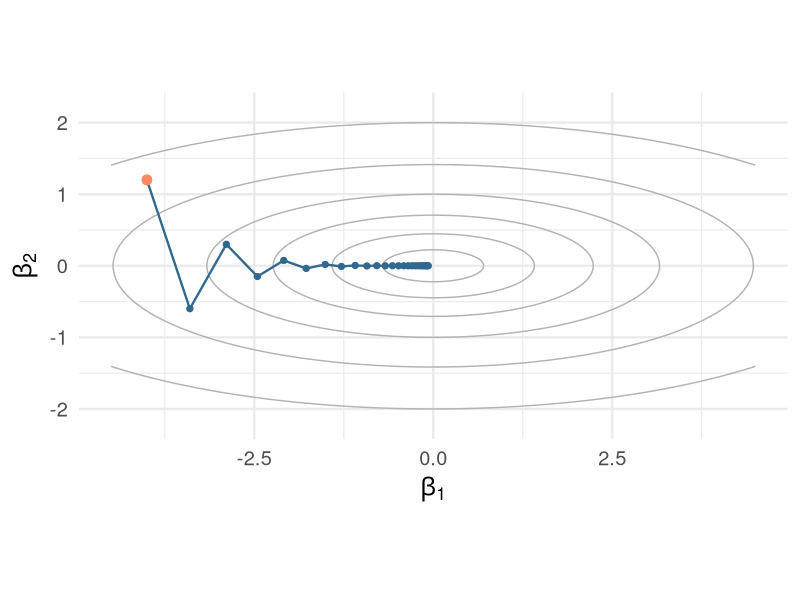
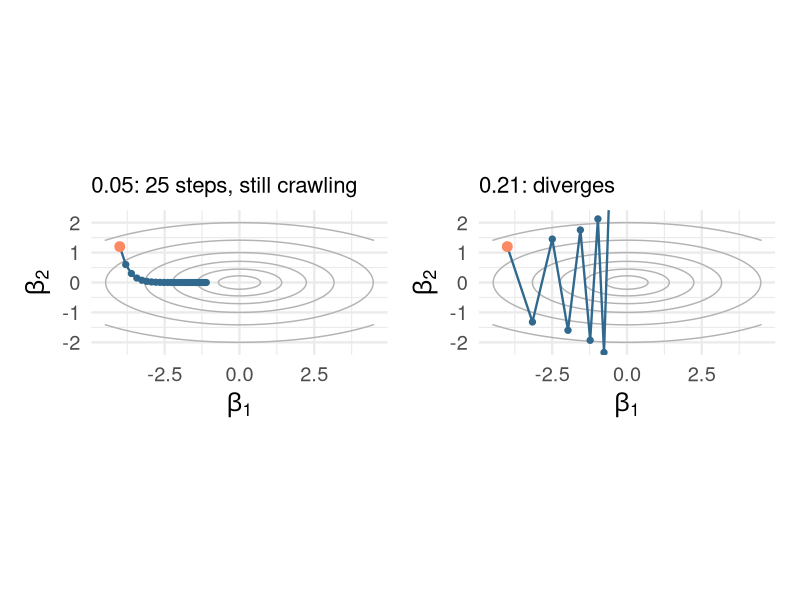
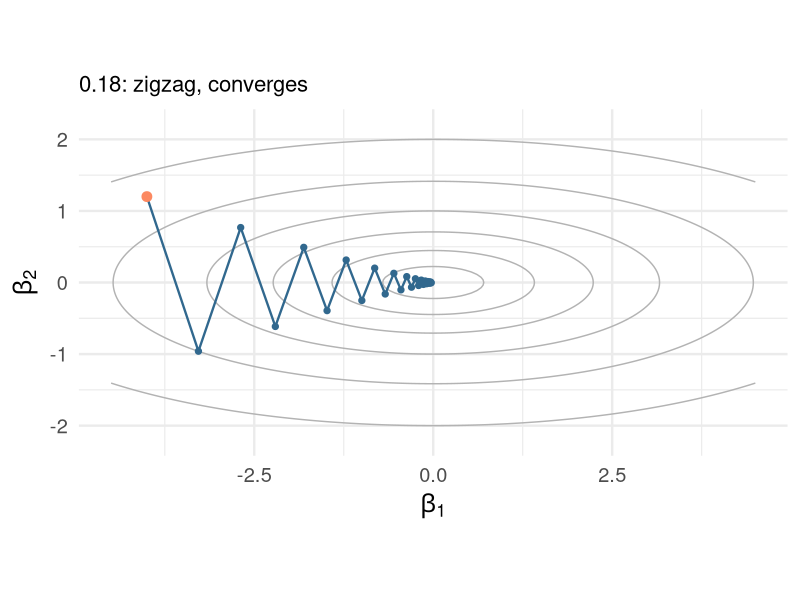
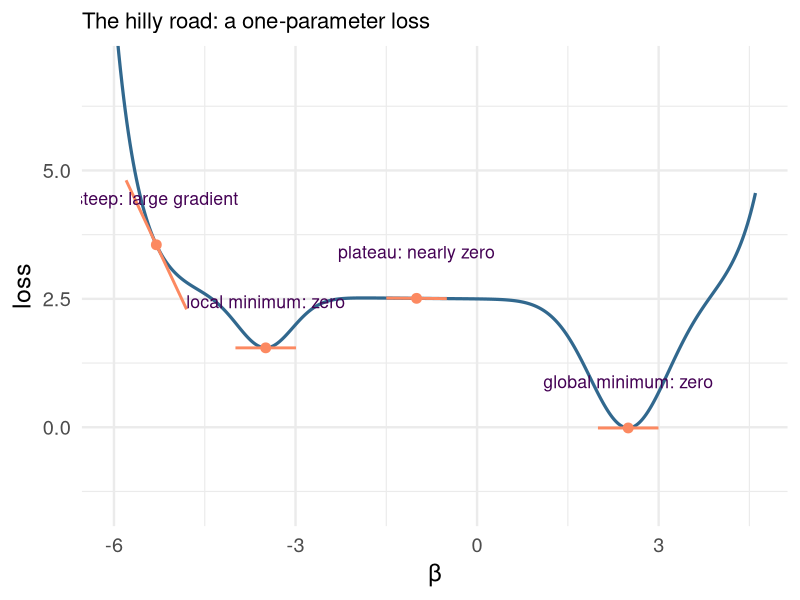
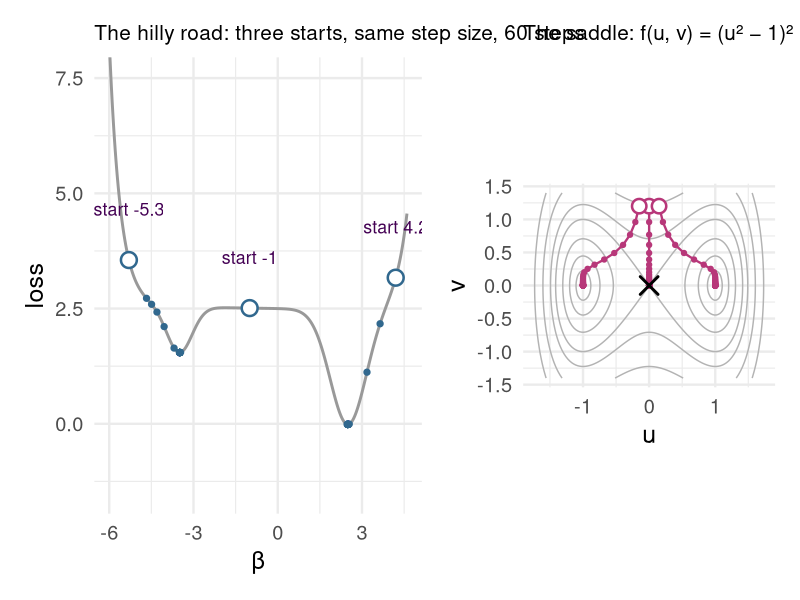
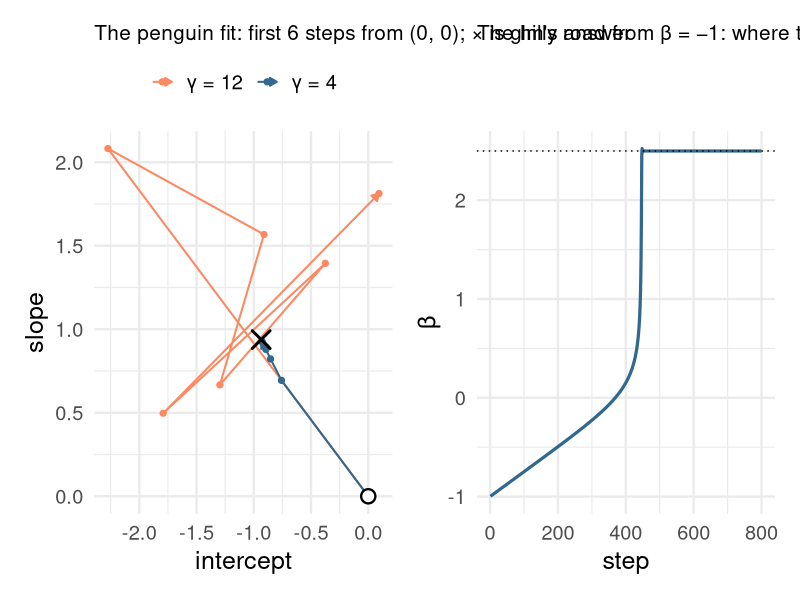
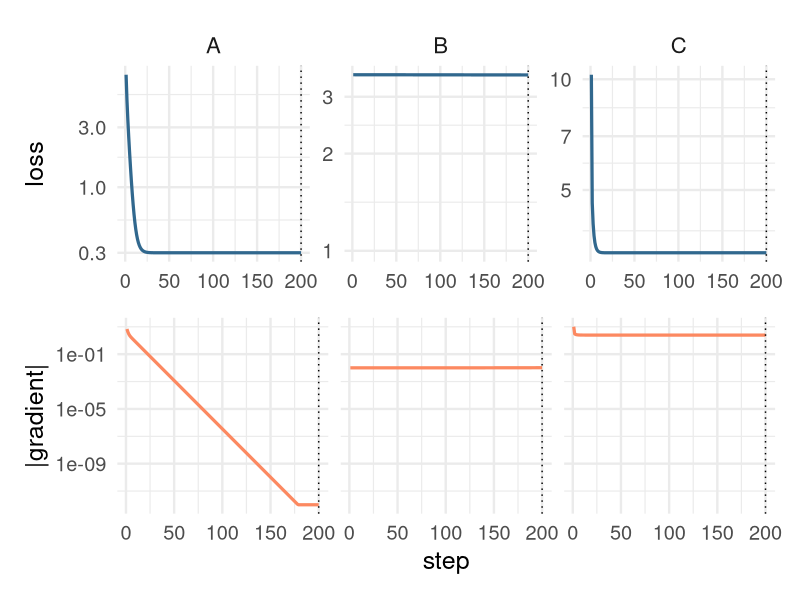
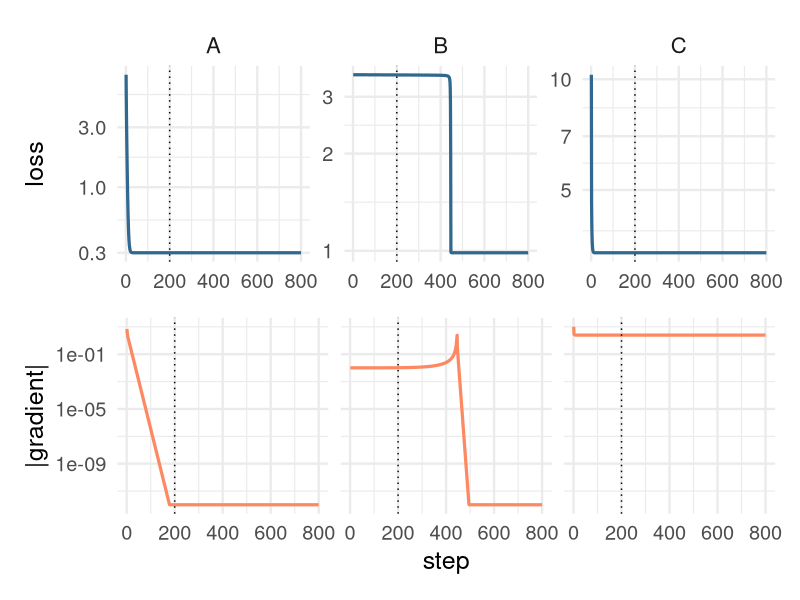

Generate these figures, in order, with R:
## ---- chunk 1
#| label: setup
#| include: false
library(tidyverse)
library(knitr)
library(patchwork)
library(palmerpenguins)
theme_set(theme_minimal(base_size = 18))
options(knitr.table.format = "html")
options(digits = 3)
set.seed(4)
# Palette: viridis for the primary scale, magma for the second one.
v_dark <- "#440154"; v_blue <- "#31688e"; v_teal <- "#21918c"; v_green <- "#5ec962"
m_pink <- "#b73779"; m_purple <- "#8c2981"; m_orange <- "#fc8961"
# A two-parameter quadratic valley, curvature 1 along beta_1 and 10 along beta_2,
# for the step-size pictures. Gradient descent on it is the exact recurrence
# beta_{t+1} = (1 - gamma a) beta_t in each coordinate.
fq <- function(b1, b2) 0.5 * (b1^2 + 10 * b2^2)
gd_path <- function(start, gamma, steps, a = c(1, 10)) {
  b <- start
  out <- matrix(NA, steps + 1, 2); out[1, ] <- b
  for (t in 1:steps) { b <- b - gamma * a * b; out[t + 1, ] <- b }
  tibble(step = 0:steps, b1 = out[, 1], b2 = out[, 2])
}
contour_grid <- expand_grid(b1 = seq(-4.5, 4.5, length.out = 121),
                            b2 = seq(-2.2, 2.2, length.out = 121)) |>
  mutate(f = fq(b1, b2))
contour_plot <- function(path, title = NULL) {
  ggplot() +
    geom_contour(data = contour_grid, aes(b1, b2, z = f),
                 breaks = c(0.25, 1, 2.5, 5, 10, 20), colour = "grey70") +
    geom_path(data = path, aes(b1, b2), colour = v_blue, linewidth = 0.8) +
    geom_point(data = path, aes(b1, b2), colour = v_blue, size = 1.8) +
    geom_point(data = path[1, ], aes(b1, b2), colour = m_orange, size = 3) +
    coord_equal(xlim = c(-4.5, 4.5), ylim = c(-2.2, 2.2)) +
    labs(x = expression(beta[1]), y = expression(beta[2]), title = title) +
    theme(plot.title = element_text(size = 16))
}
## ---- chunk 2
#| label: valley
#| fig-height: 3.6
#| fig-width: 7.4
#| out-width: "100%"
contour_plot(gd_path(c(-4, 1.2), 0.15, 25))
## ---- chunk 3
#| label: three-steps-top
#| fig-height: 2.5
#| fig-width: 11
#| out-width: "100%"
p1 <- contour_plot(gd_path(c(-4, 1.2), 0.05, 25), "0.05: 25 steps, still crawling")
p3 <- contour_plot(gd_path(c(-4, 1.2), 0.21, 8), "0.21: diverges")
p1 + p3
## ---- chunk 4
#| label: three-steps-bottom
#| fig-height: 2.5
#| fig-width: 5.5
#| out-width: "100%"
contour_plot(gd_path(c(-4, 1.2), 0.18, 25), "0.18: zigzag, converges")
## ---- chunk 5
#| label: hilly-road
#| fig-height: 3.2
#| fig-width: 11
#| out-width: "100%"
# The hilly road: a one-parameter loss with a steep wall, a local minimum, a shallow monotone plateau (slope
# about -0.01) and the global minimum: two Gaussian wells, two exponential walls and a gentle tilt. Its
# stationary points are the two minima and the local maximum between them (checked numerically, 17 October).
f1 <- function(x) 2.5 - 1.0 * exp(-(x + 3.5)^2 / 0.4) - 2.5 * exp(-(x - 2.5)^2 / 0.8) + exp(-2.5 * (x + 5.3)) + exp(2.5 * (x - 4.3)) - 0.01 * x
g1 <- function(x) 1.0 * exp(-(x + 3.5)^2 / 0.4) * (2 * (x + 3.5) / 0.4) + 2.5 * exp(-(x - 2.5)^2 / 0.8) * (2 * (x - 2.5) / 0.8) - 2.5 * exp(-2.5 * (x + 5.3)) + 2.5 * exp(2.5 * (x - 4.3)) - 0.01
x_lmin <- optimize(f1, c(-4.5, -2.5))$minimum; x_gmin <- optimize(f1, c(1.5, 3.5))$minimum
curve1 <- tibble(x = seq(-6, 4.6, length.out = 400)) |> mutate(f = f1(x))
marks <- tibble(x = c(-5.3, x_lmin, -1.0, x_gmin),
                label = c("steep: large gradient", "local minimum: zero", "plateau: nearly zero", "global minimum: zero")) |>
  mutate(f = f1(x), slope = g1(x))
ggplot(curve1, aes(x, f)) + geom_line(linewidth = 1.1, colour = v_blue) +
  geom_segment(data = marks, aes(x = x - 0.5, xend = x + 0.5, y = f - 0.5 * slope, yend = f + 0.5 * slope), colour = m_orange, linewidth = 1) +
  geom_point(data = marks, aes(x, f), colour = m_orange, size = 3) +
  geom_text(data = marks, aes(x, f + 0.9, label = label), size = 4.5, colour = v_dark) +
  coord_cartesian(ylim = c(-1.5, 7)) + labs(x = "\u03b2", y = "loss", title = "The hilly road: a one-parameter loss") +
  theme(plot.title = element_text(size = 16))
## ---- chunk 6
#| label: landscapes
#| fig-height: 3.0
#| fig-width: 12
#| out-width: "100%"
gd1 <- function(x0, gamma, steps) { x <- x0; out <- numeric(steps + 1); out[1] <- x
  for (t in 1:steps) { x <- x - gamma * g1(x); out[t + 1] <- x }; tibble(start = x0, step = 0:steps, x = out, f = f1(out)) }
paths1 <- bind_rows(gd1(-5.3, 0.25, 60), gd1(-1.0, 0.25, 60), gd1(4.2, 0.25, 60))
starts1 <- filter(paths1, step == 0)
pa <- ggplot(curve1, aes(x, f)) + geom_line(linewidth = 1, colour = "grey60") +
  geom_point(data = paths1, aes(x, f), colour = v_blue, size = 1.8) +
  geom_point(data = starts1, aes(x, f), shape = 21, fill = "white", colour = v_blue, size = 4.5, stroke = 1.3) +
  geom_text(data = starts1, aes(x, f + 1.1, label = paste("start", start)), size = 4.5, colour = v_dark) +
  coord_cartesian(ylim = c(-1.5, 7.5)) + labs(x = "\u03b2", y = "loss", title = "The hilly road: three starts, same step size, 60 steps") +
  theme(plot.title = element_text(size = 15))
fs <- function(u, v) (u^2 - 1)^2 + v^2
gds <- function(start, gamma, steps) { b <- start; out <- matrix(NA, steps + 1, 2); out[1, ] <- b
  for (t in 1:steps) { b <- b - gamma * c(4 * b[1] * (b[1]^2 - 1), 2 * b[2]); out[t + 1, ] <- b }
  tibble(start = sprintf("(%g, %g)", start[1], start[2]), step = 0:steps, u = out[, 1], v = out[, 2]) }
sgrid <- expand_grid(u = seq(-1.8, 1.8, length.out = 121), v = seq(-1.4, 1.4, length.out = 101)) |> mutate(f = fs(u, v))
paths2 <- bind_rows(gds(c(0, 1.2), 0.1, 60), gds(c(0.15, 1.2), 0.1, 60), gds(c(-0.15, 1.2), 0.1, 60))
starts2 <- filter(paths2, step == 0)
pb <- ggplot() + geom_contour(data = sgrid, aes(u, v, z = f), breaks = c(0.05, 0.2, 0.5, 1, 1.5, 2.5, 4), colour = "grey70") +
  geom_path(data = paths2, aes(u, v, group = start), colour = m_pink, linewidth = 0.8) +
  geom_point(data = paths2, aes(u, v), colour = m_pink, size = 1.5) +
  geom_point(data = starts2, aes(u, v), shape = 21, fill = "white", colour = m_pink, size = 4, stroke = 1.3) +
  annotate("point", x = 0, y = 0, shape = 4, size = 5, stroke = 1.5) +
  coord_equal() + labs(x = "u", y = "v", title = "The saddle: f(u, v) = (u\u00b2 \u2212 1)\u00b2 + v\u00b2") + theme(plot.title = element_text(size = 15))
pa + pb + plot_layout(widths = c(1.3, 1))
## ---- chunk 7
#| label: big-small
#| fig-height: 3.1
#| fig-width: 12
#| out-width: "100%"
pg <- penguins |> filter(species != "Gentoo") |> drop_na(flipper_length_mm) |>
  mutate(chinstrap = as.numeric(species == "Chinstrap"), z = as.numeric(scale(flipper_length_mm)))
Xl <- cbind(1, pg$z); yl <- pg$chinstrap; nl <- nrow(Xl)
L_logit <- max(eigen(t(Xl) %*% Xl / nl)$values) / 4
run_path <- function(gamma, steps) { b <- c(0, 0); out <- matrix(NA, steps + 1, 2); out[1, ] <- b
  for (t in 1:steps) { p <- 1 / (1 + exp(-Xl %*% b)); b <- b - gamma * (-t(Xl) %*% (yl - p) / nl); out[t + 1, ] <- b }
  tibble(gamma = paste0("\u03b3 = ", gamma), step = 0:steps, intercept = out[, 1], slope = out[, 2]) }
paths_l <- bind_rows(run_path(4, 6), run_path(12, 6))
glm_coef <- coef(glm(chinstrap ~ z, family = binomial, data = pg))
pc <- ggplot(paths_l, aes(intercept, slope, colour = gamma)) +
  geom_path(arrow = arrow(length = unit(0.2, "cm"), type = "closed"), linewidth = 0.7) + geom_point(size = 1.8) +
  annotate("point", x = 0, y = 0, shape = 21, fill = "white", colour = "black", size = 4, stroke = 1.2) +
  annotate("point", x = glm_coef[1], y = glm_coef[2], shape = 4, size = 5, stroke = 1.5) +
  scale_colour_manual(values = c(m_orange, v_blue)) +
  labs(x = "intercept", y = "slope", colour = NULL, title = "The penguin fit: first 6 steps from (0, 0); \u00d7 is glm's answer") +
  theme(legend.position = "top", plot.title = element_text(size = 15))
xp <- -1.0; plateau <- numeric(800); pos <- numeric(800); for (t in 1:800) { xp <- xp - 0.25 * g1(xp); plateau[t] <- f1(xp); pos[t] <- xp }
pd <- ggplot(tibble(step = 1:800, beta = pos), aes(step, beta)) + geom_line(linewidth = 1.1, colour = v_blue) +
  geom_hline(yintercept = x_gmin, linetype = "dotted") +
  labs(x = "step", y = "\u03b2", title = "The hilly road from \u03b2 = \u22121: where the iterate is") + theme(plot.title = element_text(size = 15))
pc + pd
## ---- chunk 8
#| label: converged-data
#| include: false
# Three runs, each recorded as training loss and gradient norm at every step: A the valley with step 0.15,
# B the hilly road from -1 (its loss plus 1, so that all three are positive on a log scale), C the valley
# with the shrinking step sizes 0.3 (0.6)^t.
qa <- gd_path(c(-4, 1.2), 0.15, 800) |> mutate(loss = fq(b1, b2) + 0.3, gnorm = sqrt((b1)^2 + (10 * b2)^2))
lb <- plateau; gb <- abs(g1(pos))
bc <- c(-4, 1.2); lc <- numeric(800); gc <- numeric(800)
for (t in 1:800) { bc <- bc - 0.3 * 0.6^t * c(1, 10) * bc; lc[t] <- fq(bc[1], bc[2]) + 0.3; gc[t] <- sqrt(bc[1]^2 + (10 * bc[2])^2) }
conv <- bind_rows(tibble(panel = "A", step = 1:800, loss = qa$loss[-1], gnorm = qa$gnorm[-1]),
                  tibble(panel = "B", step = 1:800, loss = lb + 1, gnorm = gb),
                  tibble(panel = "C", step = 1:800, loss = lc, gnorm = gc)) |>
  mutate(gnorm = pmax(gnorm, 1e-12))
# Top row: training loss. Bottom row: gradient norm. Both log. The 200-step view keeps each panel's full
# vertical range (geom_blank), so that B's plateau looks flat rather than zoomed in.
conv_plot <- function(d) {
  top <- ggplot(d, aes(step, loss)) + geom_blank(data = mutate(conv, step = 1)) + geom_line(linewidth = 1.1, colour = v_blue) +
    geom_vline(xintercept = 200, linetype = "dotted") + facet_wrap(~ panel, scales = "free_y") + scale_y_log10() +
    labs(x = NULL, y = "loss") + theme(strip.text = element_text(size = 16))
  bottom <- ggplot(d, aes(step, gnorm)) + geom_blank(data = mutate(conv, step = 1)) + geom_line(linewidth = 1.1, colour = m_orange) +
    geom_vline(xintercept = 200, linetype = "dotted") + facet_wrap(~ panel) + scale_y_log10() +
    labs(x = "step", y = "|gradient|") + theme(strip.text = element_blank())
  top / bottom
}
## ---- chunk 9
#| label: converged-200
#| fig-height: 3.6
#| fig-width: 12
#| out-width: "100%"
conv_plot(filter(conv, step <= 200))
## ---- chunk 10
#| label: converged-800
#| fig-height: 3.6
#| fig-width: 12
#| out-width: "100%"
conv_plot(conv)
## ---- chunk 11
#| label: two-paths
#| fig-height: 4.4
#| fig-width: 5.8
#| out-width: "100%"
set.seed(9)
ns <- 200; x1 <- rnorm(ns); x2 <- 0.6 * x1 + 0.8 * rnorm(ns); Xs <- cbind(x1, x2); ys <- Xs %*% c(2, -1) + rnorm(ns)
ols <- solve(t(Xs) %*% Xs, t(Xs) %*% ys)
Ls <- 2 * max(eigen(t(Xs) %*% Xs / ns)$values)
bg <- c(-2, 2); gdp <- matrix(NA, 31, 2); gdp[1, ] <- bg
for (t in 1:30) { bg <- bg - (1 / Ls) * (-2 / ns * t(Xs) %*% (ys - Xs %*% bg)); gdp[t + 1, ] <- bg }
bs <- c(-2, 2); sgp <- matrix(NA, 601, 2); sgp[1, ] <- bs
for (t in 1:600) { i <- sample(ns, 1); bs <- bs - (0.05 / (1 + t / 100)) * (-2 * Xs[i, ] * (ys[i] - sum(Xs[i, ] * bs))); sgp[t + 1, ] <- bs }
pgrid <- expand_grid(b1 = seq(-2.5, 3.5, length.out = 101), b2 = seq(-2.5, 2.5, length.out = 101)) |>
  mutate(f = map2_dbl(b1, b2, ~ mean((ys - Xs %*% c(.x, .y))^2)))
ggplot() +
  geom_contour(data = pgrid, aes(b1, b2, z = f), breaks = min(pgrid$f) + c(0.05, 0.2, 0.5, 1, 2, 4, 8, 16), colour = "grey75") +
  geom_path(data = as_tibble(sgp, .name_repair = ~ c("b1", "b2")), aes(b1, b2), colour = m_orange, alpha = 0.8, linewidth = 0.5) +
  geom_path(data = as_tibble(gdp, .name_repair = ~ c("b1", "b2")), aes(b1, b2), colour = v_blue, linewidth = 1.1) +
  geom_point(data = as_tibble(gdp, .name_repair = ~ c("b1", "b2")), aes(b1, b2), colour = v_blue, size = 1.8) +
  annotate("point", x = ols[1], y = ols[2], shape = 4, size = 5, stroke = 1.5) +
  coord_equal() + labs(x = expression(beta[1]), y = expression(beta[2]))
## ---- chunk 12
#| label: early-stopping-data
#| include: false
set.seed(12)
ne <- 80; pe <- 60
Xe <- matrix(rnorm(ne * pe), ne, pe); be <- rnorm(pe, sd = 0.5); ye <- Xe %*% be + rnorm(ne, sd = 3)
Xh <- matrix(rnorm(2000 * pe), 2000, pe); yh <- Xh %*% be + rnorm(2000, sd = 3)
Le <- 2 * max(eigen(t(Xe) %*% Xe / ne)$values)
bb <- rep(0, pe); es <- vector("list", 300)
for (t in 1:300) {
  bb <- bb - (0.5 / Le) * (-2 / ne * t(Xe) %*% (ye - Xe %*% bb))
  es[[t]] <- tibble(step = t, training = mean((ye - Xe %*% bb)^2), `held-out` = mean((yh - Xh %*% bb)^2))
}
es <- bind_rows(es)
best_step <- es$step[which.min(es$`held-out`)]
es_plot <- function(d) d |> pivot_longer(-step, names_to = "error") |>
  ggplot(aes(step, value, colour = error)) + geom_line(linewidth = 1.2) +
  scale_colour_manual(values = c(`held-out` = m_orange, training = v_blue), drop = FALSE) + scale_x_log10() +
  coord_cartesian(ylim = c(0, max(es$`held-out`) * 1.05)) +
  labs(x = "gradient-descent step (log scale, from step 1)", y = "mean squared error", colour = NULL) + theme(legend.position = "top")
## ---- chunk 13
#| label: early-stopping-training
#| fig-height: 3.6
#| fig-width: 6.2
#| out-width: "100%"
es_plot(select(es, step, training))
## ---- chunk 14
#| label: early-stopping
#| fig-height: 3.4
#| fig-width: 6.2
#| out-width: "100%"
es_plot(es)
